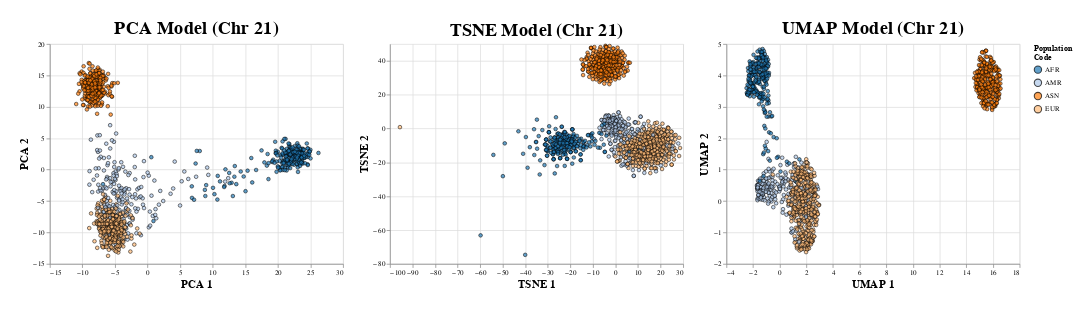

Write notebook code for a chart like this one.
### Code cell
umap_chart = visualize_model(df_vis, "UMAP")
pca_chart = visualize_model(df_vis, "PCA")
tsne_chart = visualize_model(df_vis, "TSNE")

chart = (
    alt.hconcat(
        pca_chart,
        tsne_chart,
        umap_chart, 
        padding = {"left": 25, "right": 25, "bottom": 25, "top": 25}
    )
    .configure_title(
        anchor = alt.TitleAnchor("middle"),
        fontSize = 25 
    )
)

chart

### Figure 1 — Vega-Lite specification as saved in the notebook (floating-point values rounded to 4 significant figures; data arrays with more than 128 entries replaced by an {"elided": "..."} marker saying what was removed)
{"$schema": "https://vega.github.io/schema/vega-lite/v4.17.0.json", "config": {"title": {"anchor": "middle", "fontSize": 25}, "view": {"continuousHeight": 300, "continuousWidth": 400}}, "data": {"name": "data-6cb6fd737feb959c88933b7f711339ad"}, "datasets": {"data-6cb6fd737feb959c88933b7f711339ad": {"elided": "1092 records"}}, "hconcat": [{"encoding": {"color": {"field": "superpopulation_code", "legend": {"title": ["Population", "Code"]}, "scale": {"scheme": "category20"}, "type": "nominal"}, "x": {"axis": {"titleFontSize": 15}, "field": "PCA 1", "type": "quantitative"}, "y": {"axis": {"titleFontSize": 15}, "field": "PCA 2", "type": "quantitative"}}, "mark": {"size": 25, "stroke": "black", "strokeWidth": 1, "type": "circle"}, "title": "PCA Model (Chr 21)"}, {"encoding": {"color": {"field": "superpopulation_code", "legend": {"title": ["Population", "Code"]}, "scale": {"scheme": "category20"}, "type": "nominal"}, "x": {"axis": {"titleFontSize": 15}, "field": "TSNE 1", "type": "quantitative"}, "y": {"axis": {"titleFontSize": 15}, "field": "TSNE 2", "type": "quantitative"}}, "mark": {"size": 25, "stroke": "black", "strokeWidth": 1, "type": "circle"}, "title": "TSNE Model (Chr 21)"}, {"encoding": {"color": {"field": "superpopulation_code", "legend": {"title": ["Population", "Code"]}, "scale": {"scheme": "category20"}, "type": "nominal"}, "x": {"axis": {"titleFontSize": 15}, "field": "UMAP 1", "type": "quantitative"}, "y": {"axis": {"titleFontSize": 15}, "field": "UMAP 2", "type": "quantitative"}}, "mark": {"size": 25, "stroke": "black", "strokeWidth": 1, "type": "circle"}, "title": "UMAP Model (Chr 21)"}], "padding": {"bottom": 25, "left": 25, "right": 25, "top": 25}}
